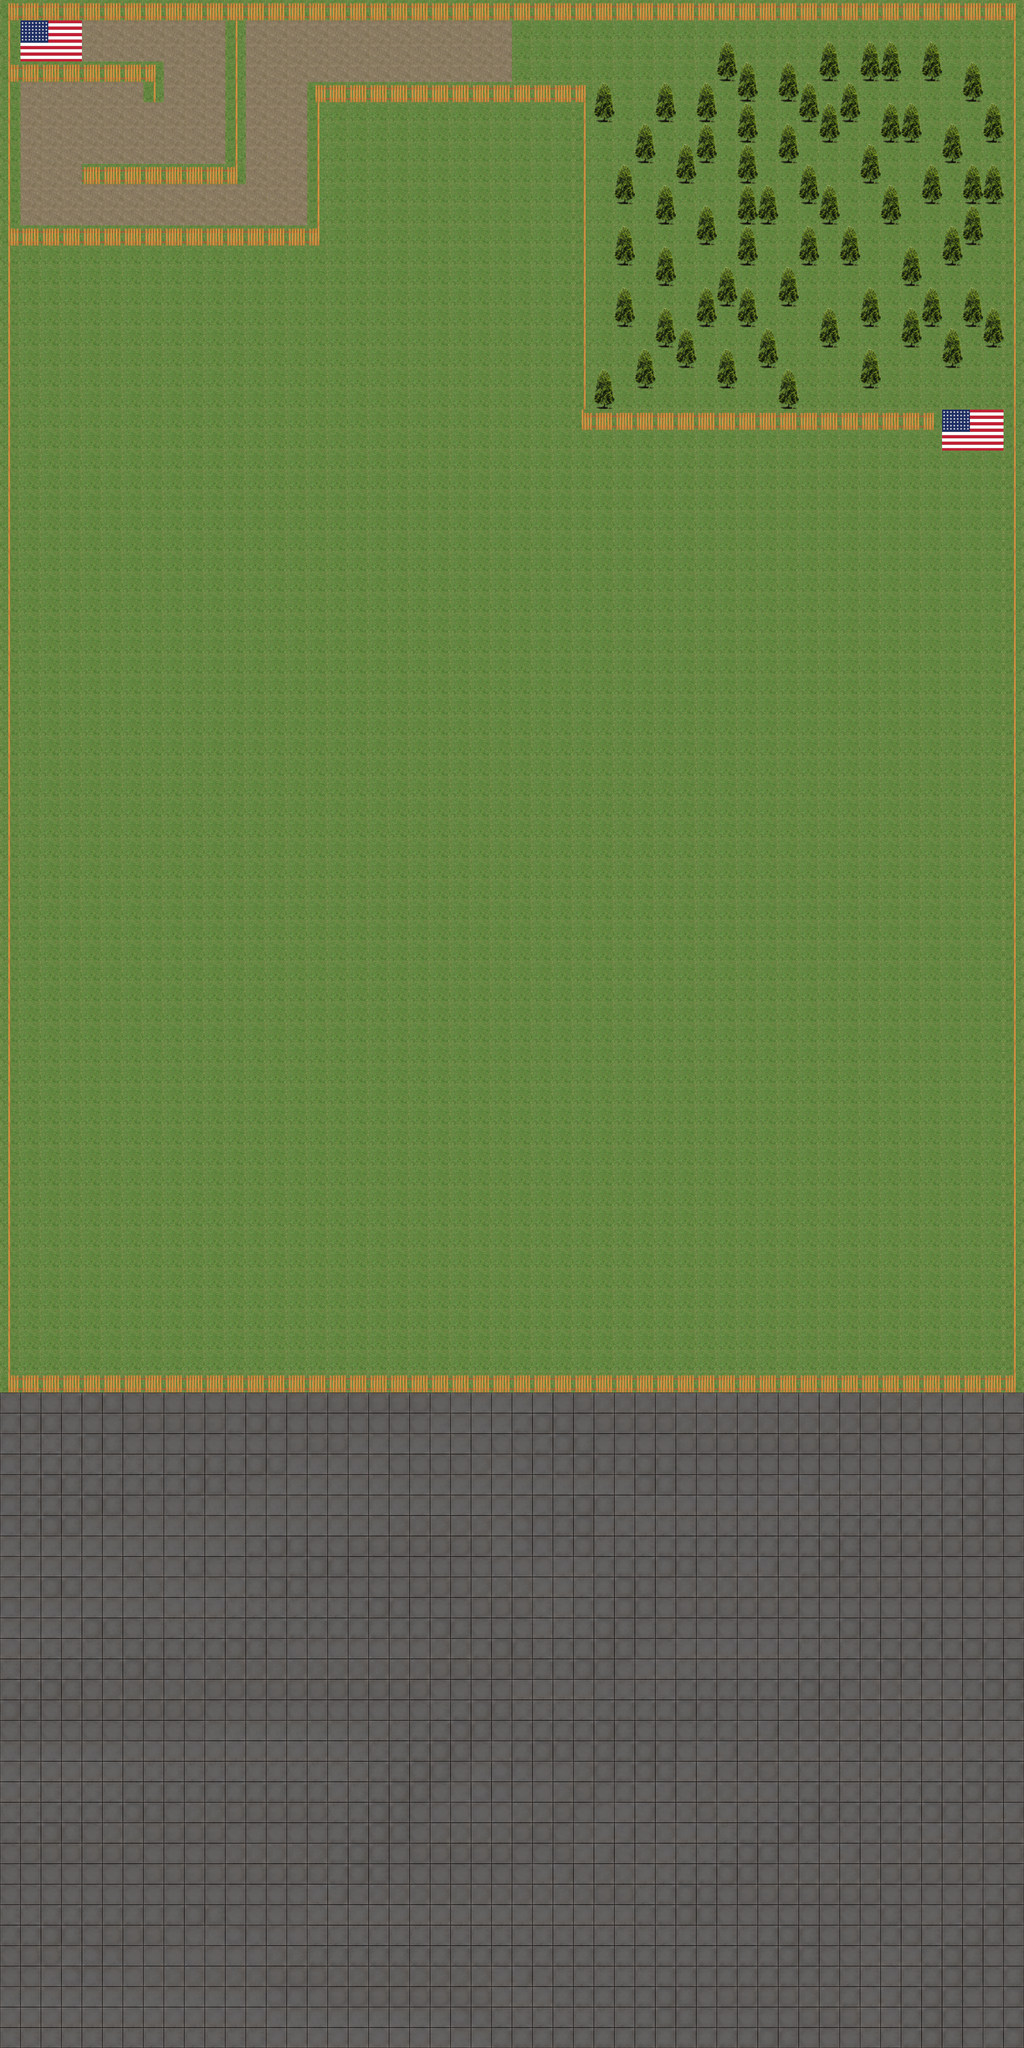

Rendered tile map (Tiled .tmx) drawn with the repository's tilesets; below, a short description and the map source with its tile grids summarised:
An orthogonal 50x100 tile map with 64x64 px tiles, 2 tile layers (floor, walls), 5 tilesets.

<map version="1.0" orientation="orthogonal" renderorder="right-down" width="50" height="100" tilewidth="64" tileheight="64" nextobjectid="1">
 <tileset firstgid="1" name="tile_1" tilewidth="64" tileheight="64" tilecount="16">
  <image source="tile_1.png" width="256" height="256" />
 </tileset>
 <tileset firstgid="17" name="tile_3" tilewidth="64" tileheight="64" tilecount="4">
  <image source="tilesetTest.jpg" width="128" height="128" />
  <tile id="2">
   <properties>
    <property name="blocked" value="true" />
   </properties>
  </tile>
 </tileset>
 <tileset firstgid="21" name="tilesetset" tilewidth="64" tileheight="64" tilecount="10">
  <image source="tilesetset.png" width="320" height="128" />
 </tileset>
 <tileset firstgid="31" name="tiless" tilewidth="64" tileheight="64" tilecount="25">
  <image source="tileset1.png" width="320" height="320" />
  <tile id="5">
   <properties>
    <property name="blocked" value="true" />
   </properties>
  </tile>
  <tile id="6">
   <properties>
    <property name="blocked" value="true" />
   </properties>
  </tile>
  <tile id="7">
   <properties>
    <property name="blocked" value="true" />
   </properties>
  </tile>
  <tile id="8">
   <properties>
    <property name="blocked" value="true" />
   </properties>
  </tile>
  <tile id="10">
   <properties>
    <property name="blocked" value="true" />
   </properties>
  </tile>
  <tile id="11">
   <properties>
    <property name="blocked" value="true" />
   </properties>
  </tile>
  <tile id="12">
   <properties>
    <property name="blocked" value="true" />
   </properties>
  </tile>
  <tile id="13">
   <properties>
    <property name="blocked" value="true" />
   </properties>
  </tile>
  <tile id="14">
   <properties>
    <property name="blocked" value="true" />
   </properties>
  </tile>
  <tile id="15">
   <properties>
    <property name="blocked" value="true" />
   </properties>
  </tile>
  <tile id="16">
   <properties>
    <property name="blocked" value="true" />
   </properties>
  </tile>
  <tile id="17">
   <properties>
    <property name="blocked" value="true" />
   </properties>
  </tile>
  <tile id="18">
   <properties>
    <property name="blocked" value="true" />
   </properties>
  </tile>
 </tileset>
 <tileset firstgid="56" name="flag" tilewidth="64" tileheight="64" tilecount="6">
  <image source="flag.png" width="192" height="128" />
  <tile id="0">
   <properties>
    <property name="blocked" value="true" />
   </properties>
  </tile>
  <tile id="1">
   <properties>
    <property name="blocked" value="true" />
   </properties>
  </tile>
  <tile id="2">
   <properties>
    <property name="blocked" value="true" />
   </properties>
  </tile>
  <tile id="3">
   <properties>
    <property name="blocked" value="true" />
   </properties>
  </tile>
  <tile id="4">
   <properties>
    <property name="blocked" value="true" />
   </properties>
  </tile>
  <tile id="5">
   <properties>
    <property name="blocked" value="true" />
   </properties>
  </tile>
 </tileset>
 <layer name="floor" width="50" height="100">
  <data>[5000 cells, 5000 non-empty, 22 distinct tile ids]</data>
 </layer>
 <layer name="walls" width="50" height="100">
  <data>[5000 cells, 451 non-empty, 9 distinct tile ids]</data>
 </layer>
</map>
